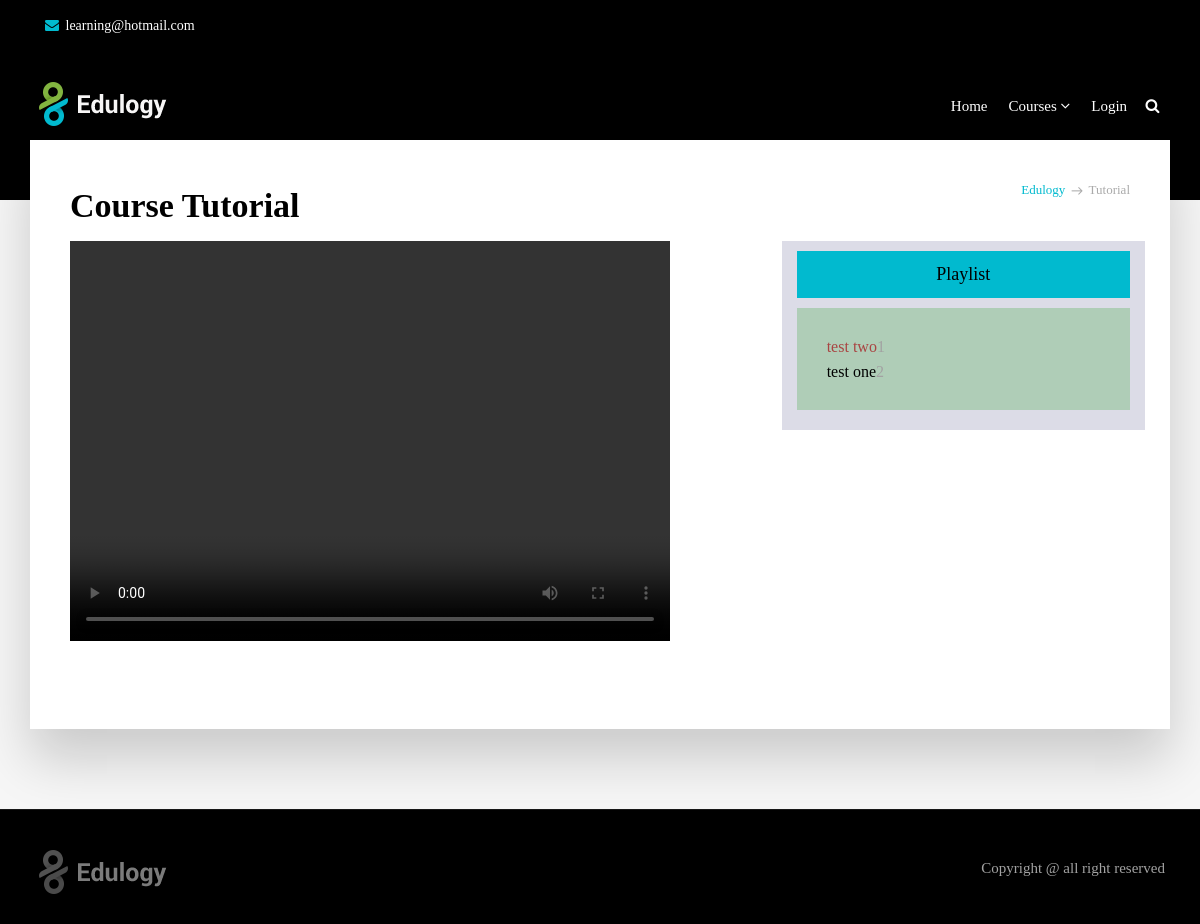
The page /playlist.php?courseid=6&videoid=2 on the database as committed earlier.
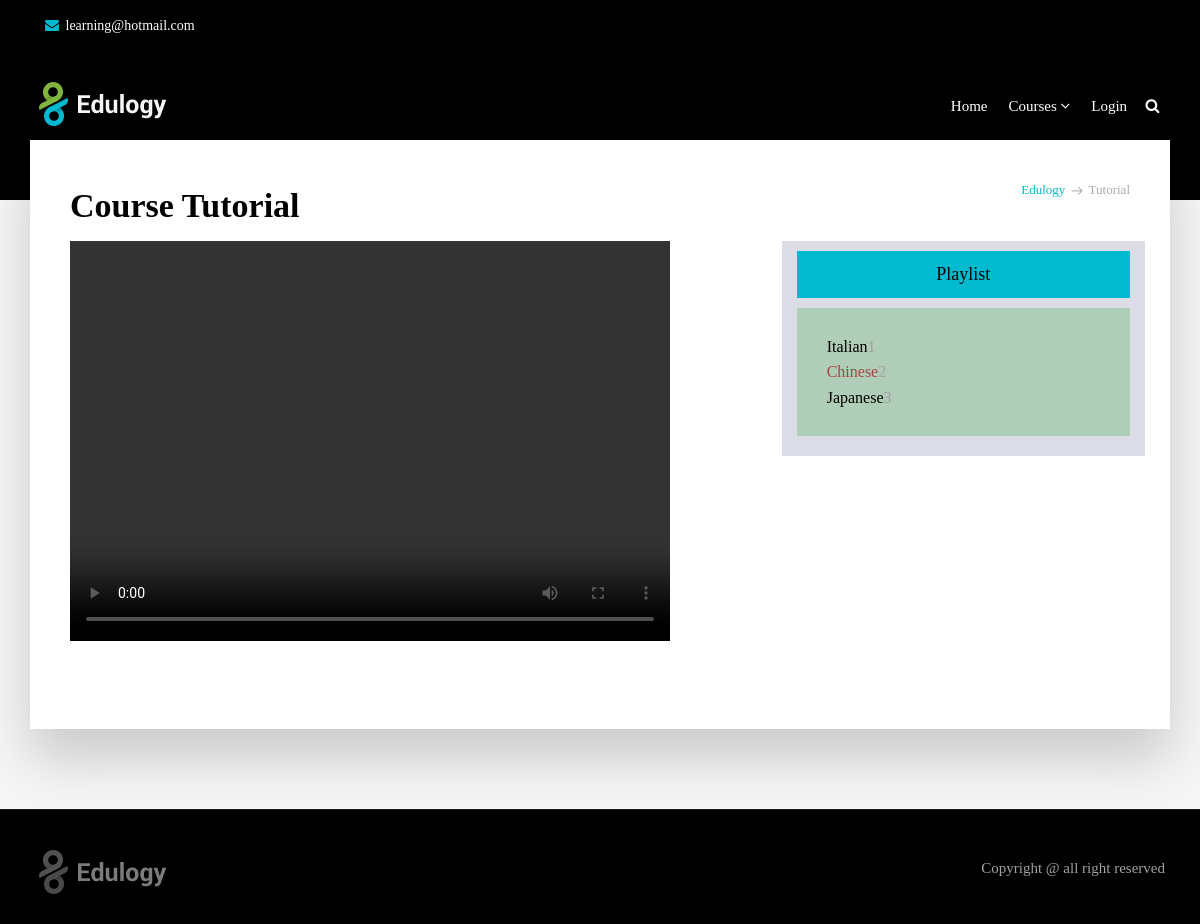
The same page on the database as committed later.
### tables this page shows
CREATE TABLE `videos` (
  `video_id` int(11) NOT NULL,
  `video_title` varchar(255) NOT NULL,
  `video_url` varchar(255) NOT NULL,
  `course_id` int(11) NOT NULL
);

### playlist.php (the view, shortened to what this page needs)
<?php
include 'header.php';
?>
<section class="section db p120">
</section>
<section class="section gb nopadtop">
    <div class="container">
        <div class="boxed boxedp4">
            <div class="row">
                <div class="col-md-6">
                    <div class="tagline-message page-title">
                        <h3>Course Tutorial</h3>
                    </div>
                </div>
                <div class="col-md-6 text-right">
                    <ul class="breadcrumb">
                        <li><a href="javascript:void(0)">Edulogy</a></li>
                        <li class="active">Tutorial</li>
                    </ul>
                </div>
            </div>
        <div class="row">
            <div class="col-md-8">
                <?php
                $videoid = $_GET['videoid'];
                $query = "SELECT * FROM videos where video_id = $videoid";
                $result = $con->query($query);
                if ($result->num_rows > 0) {
                    $data = mysqli_fetch_array($result);
                ?>
                    <video width="600" height="400" controls>
                        <source src="
                    <?php echo $data['video_url']; ?>" type="video/mp4">
                    </video>
                <?php } ?>
            </div>
            <div class="playlist col-md-4">
                <div class="card-head">
                    <h4>Playlist</h4>
                </div>
                <div class="card-body">
                    <br>
                    <?php
                    $course_id  = $_GET['courseid'];
                    $query = "SELECT * FROM videos where course_id = $course_id Order By video_id DESC";
                    $result = $con->query($query);
                    if ($result->num_rows > 0) {
                        $i = 1;
                        foreach ($result as $key => $value) {
                            echo $i++;
                            ?>
                            <a class="<?php echo ($value['video_id'] == $_GET['videoid']) ? "text-danger" : ""; ?>" href="?courseid=<?php echo $course_id; ?>&videoid=<?php echo $value['video_id'] ?> "><?php echo $value['video_title'] ?> </a><br>
                    <?php } } ?>
                    <br>
                </div>
            </div>
        </div>
        </div>
    </div>
</section>
<?php include 'footer.php'; ?>

Rows that differ between the two databases and show on the page:
added videos: video_title "Italian"
changed videos: video_title "test two" → "Chinese"
changed videos: video_title "test one" → "Japanese"
